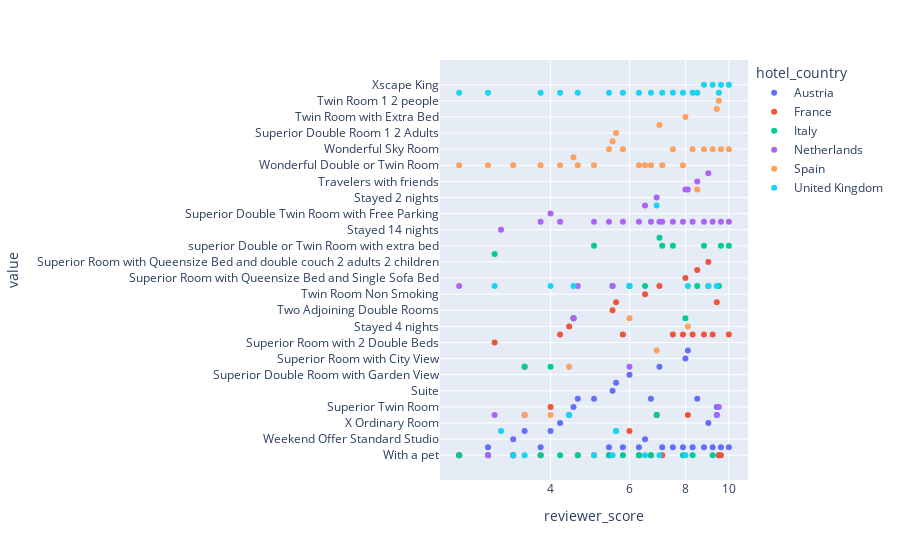

Write notebook code for a chart like this one.
### Code cell
#визуализируем полученную матрицу
px.scatter(df, log_x=True, size_max=60)

### Figure 1 — Plotly figure (JSON) as saved in the notebook; plotly's stock layout.template omitted (floating-point values rounded to 4 significant figures)
{"data": [{"hovertemplate": "hotel_country=Austria<br>reviewer_score=%{x}<br>value=%{y}<extra></extra>", "legendgroup": "Austria", "marker": {"color": "#636efa", "symbol": "circle"}, "mode": "markers", "name": "Austria", "orientation": "v", "showlegend": true, "type": "scatter", "x": [2.5, 2.9, 3, 3.1, 3.3, 3.5, 3.8, 4, 4.2, 4.4, 4.5, 4.6, 5, 5.4, 5.5, 5.6, 5.8, 6, 6.3, 6.5, 6.7, 6.9, 7, 7.1, 7.5, 7.9, 8, 8.1, 8.3, 8.5, 8.8, 9, 9.2, 9.4, 9.5, 9.6, 10], "xaxis": "x", "y": ["With a pet", "penta Standard Room", null, null, "Weekend Offer Standard Studio", "Superior Double Room", "penta Standard Room", "Superior Double Room", "X Ordinary Room", "Submitted from a mobile device", "Superior Twin Room", "penta Plus Room", "penta Plus Room", "penta Standard Room", "Suite", "Twin Room with Public Transport Ticket", "penta Standard Room", "Superior Double Room with Garden View", "penta Standard Room", "Weekend Offer Standard Studio", "penta Plus Room", null, "Superior Double or Twin Room", "penta Standard Room", "penta Standard Room", "penta Standard Room", "Superior Room with City View", "Stayed 1 night", "penta Standard Room", "penta Plus Room", "penta Standard Room", "X Ordinary Room", "penta Standard Room", "Superior Twin Room", "With a pet", "penta Standard Room", "penta Standard Room"], "yaxis": "y"}, {"hovertemplate": "hotel_country=France<br>reviewer_score=%{x}<br>value=%{y}<extra></extra>", "legendgroup": "France", "marker": {"color": "#EF553B", "symbol": "circle"}, "mode": "markers", "name": "France", "orientation": "v", "showlegend": true, "type": "scatter", "x": [2.5, 2.9, 3, 3.1, 3.3, 3.5, 3.8, 4, 4.2, 4.4, 4.5, 4.6, 5, 5.4, 5.5, 5.6, 5.8, 6, 6.3, 6.5, 6.7, 6.9, 7, 7.1, 7.5, 7.9, 8, 8.1, 8.3, 8.5, 8.8, 9, 9.2, 9.4, 9.5, 9.6, 10], "xaxis": "x", "y": ["With a pet", "With a pet", "Superior Room with 2 Double Beds", null, "With a pet", "Superior Double or Twin Room", "With a pet", "Superior Twin Room", "Wonderful Double Room", "Stayed 4 nights", "Triple Room", "With a pet", "With a pet", "With a pet", "Two Adjoining Double Rooms", "Superior Room", "Wonderful Double Room", "Superior Double Room", "With a pet", "Twin Room Non Smoking", "With a pet", "Submitted from a mobile device", "Twin Room", "With a pet", "Wonderful Double Room", "Wonderful Double Room", "Superior Room with Queensize Bed and Single Sofa Bed", "Submitted from a mobile device", "Wonderful Double Room", "Superior Room Queen Bed", "Wonderful Double Room", "Superior Room with Queensize Bed and double couch 2 adults 2 children", "Wonderful Double Room", "Superior Room", "With a pet", "With a pet", "Wonderful Double Room"], "yaxis": "y"}, {"hovertemplate": "hotel_country=Italy<br>reviewer_score=%{x}<br>value=%{y}<extra></extra>", "legendgroup": "Italy", "marker": {"color": "#00cc96", "symbol": "circle"}, "mode": "markers", "name": "Italy", "orientation": "v", "showlegend": true, "type": "scatter", "x": [2.5, 2.9, 3, 3.1, 3.3, 3.5, 3.8, 4, 4.2, 4.4, 4.5, 4.6, 5, 5.4, 5.5, 5.6, 5.8, 6, 6.3, 6.5, 6.7, 6.9, 7, 7.1, 7.5, 7.9, 8, 8.1, 8.3, 8.5, 8.8, 9, 9.2, 9.4, 9.5, 9.6, 10], "xaxis": "x", "y": ["With a pet", "With a pet", "Superior Twin Room with Two Double Beds", null, "With a pet", "Superior Double or Twin Room", "With a pet", "Superior Double or Twin Room", "With a pet", null, "Triple Room", "With a pet", "superior Double or Twin Room with extra bed", "With a pet", "Twin Room", "Superior Double Room", "With a pet", "Twin Room", "With a pet", "Twin Room", "With a pet", "Submitted from a mobile device", "Superior Room with 1 Double Bed and 1 Sofa Bed 3 Adults", "superior Double or Twin Room with extra bed", "superior Double or Twin Room with extra bed", "With a pet", "Triple Room", null, "With a pet", "Twin Room", "superior Double or Twin Room with extra bed", "Twin Room", "With a pet", "Submitted from a mobile device", "Twin Room", "superior Double or Twin Room with extra bed", "superior Double or Twin Room with extra bed"], "yaxis": "y"}, {"hovertemplate": "hotel_country=Netherlands<br>reviewer_score=%{x}<br>value=%{y}<extra></extra>", "legendgroup": "Netherlands", "marker": {"color": "#ab63fa", "symbol": "circle"}, "mode": "markers", "name": "Netherlands", "orientation": "v", "showlegend": true, "type": "scatter", "x": [2.5, 2.9, 3, 3.1, 3.3, 3.5, 3.8, 4, 4.2, 4.4, 4.5, 4.6, 5, 5.4, 5.5, 5.6, 5.8, 6, 6.3, 6.5, 6.7, 6.9, 7, 7.1, 7.5, 7.9, 8, 8.1, 8.3, 8.5, 8.8, 9, 9.2, 9.4, 9.5, 9.6, 10], "xaxis": "x", "y": ["Twin Room", "With a pet", "Submitted from a mobile device", "Stayed 14 nights", "With a pet", "Submitted from a mobile device", "Wonderful Exchange King", "Superior Double Twin Room with Free Parking", "Wonderful Exchange King", null, "Triple Room", "Twin Room", "Wonderful Exchange King", "Wonderful Exchange King", "Twin Room", null, "Wonderful Exchange King", "Superior Double or Twin Room", "Wonderful Exchange King", "Superior Queen Room", "Wonderful Exchange King", "Stayed 2 nights", "Wonderful Exchange King", "Wonderful Exchange King", "Wonderful Exchange King", "Wonderful Exchange King", "Twin Guest Room", "Twin Guest Room", "Wonderful Exchange King", "Travelers with friends", "Wonderful Exchange King", "Superior Room with canal view", "Wonderful Exchange King", "Submitted from a mobile device", "Superior Twin Room", "Wonderful Exchange King", "Wonderful Exchange King"], "yaxis": "y"}, {"hovertemplate": "hotel_country=Spain<br>reviewer_score=%{x}<br>value=%{y}<extra></extra>", "legendgroup": "Spain", "marker": {"color": "#FFA15A", "symbol": "circle"}, "mode": "markers", "name": "Spain", "orientation": "v", "showlegend": true, "type": "scatter", "x": [2.5, 2.9, 3, 3.1, 3.3, 3.5, 3.8, 4, 4.2, 4.4, 4.5, 4.6, 5, 5.4, 5.5, 5.6, 5.8, 6, 6.3, 6.5, 6.7, 6.9, 7, 7.1, 7.5, 7.9, 8, 8.1, 8.3, 8.5, 8.8, 9, 9.2, 9.4, 9.5, 9.6, 10], "xaxis": "x", "y": ["Wonderful Double or Twin Room", "Wonderful Double or Twin Room", null, null, "Wonderful Double or Twin Room", "Submitted from a mobile device", "Wonderful Double or Twin Room", "Submitted from a mobile device", "Wonderful Double or Twin Room", "Superior Double or Twin Room", "Superior Double or Twin Room with View", "Wonderful Double or Twin Room", "Wonderful Double or Twin Room", "Wonderful Sky Room", "Urban Double or Twin Room", "Superior Double Room 1 2 Adults", "Wonderful Sky Room", "Triple Room", "Wonderful Double or Twin Room", "Wonderful Double or Twin Room", "Wonderful Double or Twin Room", "Stayed 1 night", "Superior Double or Twin Room with Terrace", "Wonderful Double or Twin Room", "Wonderful Sky Room", "Wonderful Double or Twin Room", "Twin Room with Extra Bed", "Stayed 4 nights", "Wonderful Sky Room", "Twin Guest Room", "Wonderful Sky Room", "Twin Room", "Wonderful Sky Room", "Two Bedroom Apartment", "Twin Room 1 2 people", "Wonderful Sky Room", "Wonderful Sky Room"], "yaxis": "y"}, {"hovertemplate": "hotel_country=United Kingdom<br>reviewer_score=%{x}<br>value=%{y}<extra></extra>", "legendgroup": "United Kingdom", "marker": {"color": "#19d3f3", "symbol": "circle"}, "mode": "markers", "name": "United Kingdom", "orientation": "v", "showlegend": true, "type": "scatter", "x": [2.5, 2.9, 3, 3.1, 3.3, 3.5, 3.8, 4, 4.2, 4.4, 4.5, 4.6, 5, 5.4, 5.5, 5.6, 5.8, 6, 6.3, 6.5, 6.7, 6.9, 7, 7.1, 7.5, 7.9, 8, 8.1, 8.3, 8.5, 8.8, 9, 9.2, 9.4, 9.5, 9.6, 10], "xaxis": "x", "y": ["Wonderful Room", "Wonderful Room", "Twin Room", "Superior Double Room", "With a pet", "With a pet", "Wonderful Room", "Twin Room", "Wonderful Room", "Submitted from a mobile device", "Twin Room", "Wonderful Room", "With a pet", "Wonderful Room", "With a pet", "Superior Double Room", "Wonderful Room", "Twin Room", "Wonderful Room", "With a pet", "Wonderful Room", "Superior Queen Room", "With a pet", "Wonderful Room", "Wonderful Room", "Wonderful Room", "With a pet", "Twin Room", "Wonderful Room", "Wonderful Room", "Xscape King", "Twin Room", "Xscape King", "Twin Room", "Wonderful Room", "Xscape King", "Xscape King"], "yaxis": "y"}], "layout": {"legend": {"title": {"text": "hotel_country"}, "tracegroupgap": 0}, "margin": {"t": 60}, "xaxis": {"anchor": "y", "domain": [0, 1], "title": {"text": "reviewer_score"}, "type": "log"}, "yaxis": {"anchor": "x", "domain": [0, 1], "title": {"text": "value"}}}}
